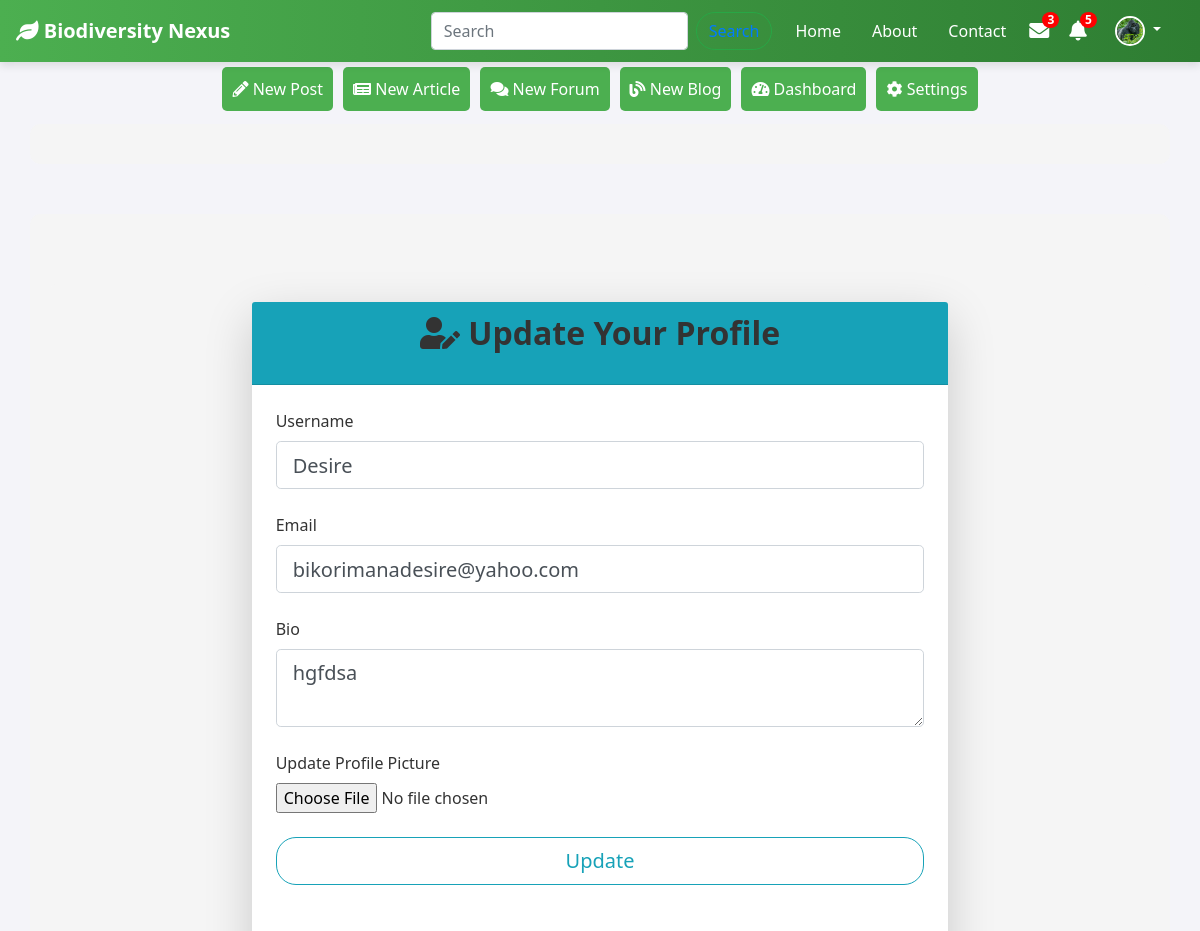
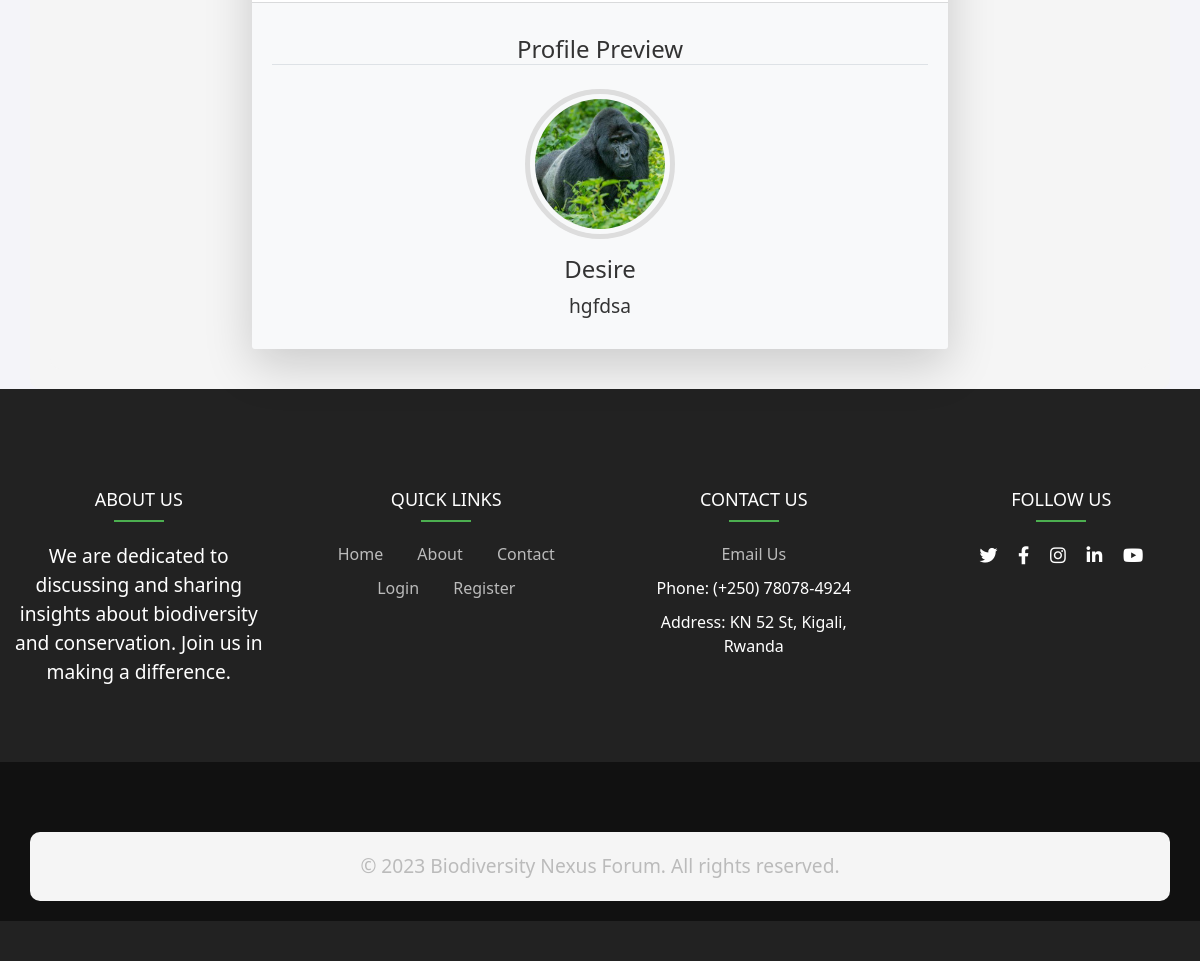
The app's page /update_profile (signed in) with its own data (2 pictures, top to bottom).
### app/models.py (models this page shows, shortened)
class User(db.Model, UserMixin):
    id = db.Column(db.Integer, primary_key=True)
    username = db.Column(db.String(20), unique=True, nullable=False)
    email = db.Column(db.String(120), unique=True, nullable=False)
    profile_image = db.Column(db.String(20), nullable=False, default='default.jpg')
    password = db.Column(db.String(60), nullable=False)
    posts = db.relationship('Post', backref='author', lazy=True)
    articles = db.relationship('Article', backref='author', lazy=True)
    bio = db.Column(db.String(140), nullable=True)
    forums = db.relationship('Forum', backref='author', lazy=True)      # Added for forums
    blogs = db.relationship('Blog', backref='author', lazy=True)
    followed = db.relationship(
        'User', secondary=follows,
        primaryjoin=(follows.c.follower_id == id),
        secondaryjoin=(follows.c.followed_id == id),
        backref=db.backref('followers', lazy='dynamic'), lazy='dynamic'
    )

### app/routes.py (the view)
@app.route("/update_profile", methods=['GET', 'POST'])
@login_required
def update_profile():
    form = UpdateProfileForm()
    if form.validate_on_submit():
        current_user.username = form.username.data
        current_user.email = form.email.data
        current_user.bio = form.bio.data
        if form.profile_image.data:
            profile_img = save_picture(form.profile_image.data)
            current_user.profile_image = profile_img
        db.session.commit()
        flash('Your account has been updated!', 'success')
        return redirect(url_for('user_profile', username=current_user.username))
    elif request.method == 'GET':
        form.username.data = current_user.username
        form.email.data = current_user.email
        form.bio.data = current_user.bio
    return render_template('update_profile.html', title='Update Profile', form=form)

### app/forms.py (shortened to what this page needs)
class UpdateProfileForm(FlaskForm):
    username = StringField('Username', validators=[DataRequired()])
    email = StringField('Email', validators=[DataRequired(), Email()])
    bio = TextAreaField('Bio')
    profile_image = FileField('Update Profile Picture', validators=[FileAllowed(['jpg', 'png'])])
    submit = SubmitField('Update')

### app/__init__.py (called while the page is built)
@login_manager.user_loader
def load_user(user_id):
    return models.User.query.get(int(user_id))

### app/templates/update_profile.html (shortened to what this page needs)
{% extends "base.html" %}
{% block content %}
<div class="container mt-5">
    <div class="row justify-content-center">
        <div class="col-md-8">
            <div class="card shadow-lg border-0 rounded-lg">
                <div class="card-header bg-info text-white text-center">
                    <h2><i class="fas fa-user-edit"></i> Update Your Profile</h2>
                </div>
                <div class="card-body p-4">
                    <form method="POST" action="" enctype="multipart/form-data">
                        <div class="form-group mb-4">
                            {{ form.username.label(class="form-control-label") }}
                            {{ form.username(class="form-control form-control-lg") }}
                        </div>
                        <div class="form-group mb-4">
                            {{ form.email.label(class="form-control-label") }}
                            {{ form.email(class="form-control form-control-lg") }}
                        </div>
                        <div class="form-group mb-4">
                            {{ form.bio.label(class="form-control-label") }}
                            {{ form.bio(class="form-control form-control-lg") }}
                        </div>
                        <div class="form-group mb-4">
                            {{ form.profile_image.label(class="form-control-label") }}
                            {{ form.profile_image(class="form-control-file") }}
                        </div>
                        <div class="form-group mb-4">
                            {{ form.submit(class="btn btn-outline-info btn-lg btn-block") }}
                        </div>
                    </form>
                </div>
                <div class="card-footer text-center bg-light">
                    <h3 class="border-bottom mb-4">Profile Preview</h3>
                    <div class="profile-preview">
                        <img id="profile-preview-img" class="rounded-circle profile-img mb-3" src="{{ url_for('static', filename='Profiles/' ~ current_user.profile_image) }}" alt="Profile Image" style="width: 150px; height: 150px;">
                        <h4>{{ form.username.data }}</h4>
                        <p>{{ form.bio.data }}</p>
                    </div>
                </div>
            </div>
        </div>
    </div>
</div>
{% endblock %}

### app/templates/base.html (shortened to what this page needs)
<!DOCTYPE html>
<html lang="en">
<head>
    <link rel="stylesheet" href="https://stackpath.bootstrapcdn.com/bootstrap/4.5.2/css/bootstrap.min.css">
    <link rel="stylesheet" href="https://cdnjs.cloudflare.com/ajax/libs/font-awesome/5.15.3/css/all.min.css">
    <link rel="stylesheet" href="{{ url_for('static', filename='css/style.css') }}">
    <link rel="stylesheet" href="{{ url_for('static', filename='css/about.css') }}">
    <link rel="stylesheet" href="{{ url_for('static', filename='css/contact.css') }}">
    <link rel="stylesheet" href="https://cdnjs.cloudflare.com/ajax/libs/font-awesome/5.15.4/css/all.min.css">
</head>
<body>
    <nav class="navbar navbar-expand-lg navbar-light">
        <a class="navbar-brand" href="{{ url_for('home') }}">
            <i class="fas fa-leaf"></i> Biodiversity Nexus
        </a>
        <div class="collapse navbar-collapse" id="navbarNav">
            <ul class="navbar-nav ml-auto align-items-center">
                <form class="form-inline my-2 my-lg-0">
                    <input class="form-control mr-sm-2" type="search" placeholder="Search" aria-label="Search">
                    <button class="btn btn-outline-success my-2 my-sm-0" type="submit" >
                       <a href="{{ url_for('search') }}">Search</a>
                    </button>
                </form>
                <li class="nav-item active">
                    <a class="nav-link" href="{{ url_for('home') }}">Home</a>
                </li>
                <li class="nav-item">
                    <a class="nav-link" href="{{ url_for('about') }}">About</a>
                </li>
                <li class="nav-item">
                    <a class="nav-link" href="{{ url_for('contact') }}">Contact</a>
                </li>
                <li class="nav-item">
                    <a href="{{ url_for('messages') }}" class="icon">
                        <i class="fas fa-envelope"></i>
                        <span class="badge">3</span>
                    </a>
                </li>
                <li class="nav-item">
                    <a href="{{ url_for('notifications') }}" class="icon">
                        <i class="fas fa-bell"></i>
                        <span class="badge">5</span>
                    </a>
                </li>
                {% if current_user.is_authenticated %}
                <li class="nav-item dropdown">
                    <a class="nav-link dropdown-toggle" href="#" id="profileDropdown" role="button" data-toggle="dropdown" aria-haspopup="true" aria-expanded="false">
                        <img id="profile-image" src="{{ url_for('static', filename='Profiles/' ~ current_user.profile_image) }}" alt="{{ current_user.username }}'s profile image">
                    </a>
                </li>
                {% endif %}
            </ul>
        </div>
    </nav>
    {% if current_user.is_authenticated %}
        <ul class="nav justify-content-center">
            <ul class="nav justify-content-center">
                <li class="nav-item">
                    <a class="nav-link" href="{{ url_for('new_post') }}">
                        <i class="fas fa-pencil-alt"></i> New Post
                    </a>
                </li>
                <li class="nav-item">
                    <a class="nav-link" href="{{ url_for('new_article') }}">
                        <i class="fas fa-newspaper"></i> New Article
                    </a>
                </li>
                <li class="nav-item">
                    <a class="nav-link" href="{{ url_for('new_forum') }}">
                        <i class="fas fa-comments"></i> New Forum
                    </a>
                </li>
                <li class="nav-item">
                    <a class="nav-link" href="{{ url_for('new_blog') }}">
                        <i class="fas fa-blog"></i> New Blog
                    </a>
            <li class="nav-item">
                <a class="nav-link" href="#">
                    <i class="fas fa-tachometer-alt"></i> Dashboard
                </a>
            </li>
            <li class="nav-item">
                <a class="nav-link" href="#">
                    <i class="fas fa-cog"></i> Settings
                </a>
            </li>
        </ul>
    {% endif %}
    <div class="container mt-2">
    </div>
    <div class="container">
        {% block content %}
        {% endblock %}
    </div>
    <footer class="text-center text-white">
        <div class="footer-top">
            <div class="footer-container">
                <div class="row">
                    <div class="col-md-3">
                        <h5>About Us</h5>
                        <p>We are dedicated to discussing and sharing insights about biodiversity and conservation. Join us in making a difference.</p>
                    </div>
                    <div class="col-md-3">
                        <h5>Quick Links</h5>
                        <ul>
                            <li><a href="{{ url_for('home') }}">Home</a></li>
                            <li><a href="{{ url_for('about') }}">About</a></li>
                            <li><a href="{{ url_for('contact') }}">Contact</a></li>
                            <li><a href="{{ url_for('login') }}">Login</a></li>
                            <li><a href="{{ url_for('register') }}">Register</a></li>
                        </ul>
                    </div>
                    <div class="col-md-3">
                        <h5>Contact Us</h5>
                        <ul>
                            <li><a href="mailto:biodiversitynexus@yahoo.com">Email Us</a></li>
                            <li>Phone: (+250) 78078-4924</li>
                            <li>Address: KN 52 St, Kigali, Rwanda</li>
                        </ul>
                    </div>
                    <div class="col-md-3">
                        <h5>Follow Us</h5>
                        <div class="social-icons">
                            <a href="https://twitter.com" class="text-white mx-2">
                                <i class="fab fa-twitter"></i>
                            </a>
                            <a href="https://facebook.com" class="text-white mx-2">
                                <i class="fab fa-facebook-f"></i>
                            </a>
                            <a href="https://instagram.com" class="text-white mx-2">
                                <i class="fab fa-instagram"></i>
                            </a>
                            <a href="https://linkedin.com" class="text-white mx-2">
                                <i class="fab fa-linkedin-in"></i>
                            </a>
                            <a href="https://youtube.com" class="text-white mx-2">
                                <i class="fab fa-youtube"></i>
                            </a>
                        </div>
                    </div>
                </div>
            </div>
        </div>
        <div class="footer-bottom">
            <div class="container">
                <p>&copy; 2023 Biodiversity Nexus Forum. All rights reserved.</p>
            </div>
        </div>
    </footer>
</body>
</html>

### app/static/css/style.css (style rules this page uses)
body { font-family: 'Arial', sans-serif; background-color: #f7f9fb; color: #2c3e50; }
.navbar { background: linear-gradient(to right, #4CAF50, #2E7D32); box-shadow: 0 4px 8px rgba(0, 0, 0, 0.1); }
.navbar-brand { font-weight: bold; color: #fff !important; }
.nav-item .nav-link { color: #fff !important; margin-right: 15px; font-weight: 500; }
.navbar-nav .form-inline { margin-right: 15px; }
#profile-image { width: 30px; height: 30px; object-fit: cover; border-radius: 50%; border: 2px solid #fff; transition: border-color 0.3s ease, transform 0.3s ease; }
#profile-preview-img { width: 140px; height: 140px; }
.icon { position: relative; font-size: 20px; color: #fff; margin-right: 20px; transition: transform 0.3s ease, color 0.3s ease; }
.icon .badge { position: absolute; top: -5px; right: -10px; background: red; color: white; border-radius: 50%; padding: 2px 5px; font-size: 12px; }
.footer-info, .newsletter, .social-icons { margin-top: 20px; }
.social-icons a { font-size: 20px; margin: 0 10px; color: #994d4d; transition: color 0.3s ease; }
.footer-info p, .newsletter h5, .social-icons { color: #bbb; }
footer { background-color: #222; padding: 40px 0; }
footer ul li { display: inline-block; margin: 0 15px; }
footer ul li a { color: #bbb; transition: color 0.3s ease; }
.nav .nav-link { padding: 10px; margin: 5px; background-color: #4CAF50; color: #fff; border-radius: 5px; transition: background-color 0.3s ease; }
.footer-top { padding: 60px 0; background: #222; }
.footer-top h5 { color: #fff; font-size: 18px; text-transform: uppercase; margin-bottom: 20px; position: relative; }
.footer-top h5::after { content: ''; width: 50px; height: 2px; background: #4CAF50; display: block; margin-top: 10px; margin-left: auto; margin-right: auto; }
.footer-top ul { list-style: none; padding: 0; }
.footer-top ul li { margin-bottom: 10px; }
.footer-top ul li a { color: #bbb; text-decoration: none; }
.footer-bottom { padding: 20px 0; background: #111; }
.footer-bottom p { margin: 0; color: #bbb; }
.social-icons a { font-size: 18px; margin: 0 10px; color: #bbb; transition: color 0.3s ease; }
.btn { border-radius: 20px; transition: background-color 0.3s ease; }
.shadow-lg { box-shadow: 0 1rem 3rem rgba(0, 0, 0, 0.175); }

### app/static/css/about.css (style rules this page uses)
.container { margin-top: 50px; }
h3 { font-size: 2rem; margin-top: 20px; }
p { font-size: 1.2rem; }

### app/static/css/contact.css (style rules this page uses)
.container { margin-top: 50px; }
.form-group { margin-bottom: 20px; }
h3 { font-size: 1.5rem; margin-top: 20px; }
p { font-size: 1.2rem; }
.profile-img { border: 5px solid #ddd; padding: 5px; border-radius: 50%; width: 150px; height: 150px; object-fit: cover; }
.card { border: none; border-radius: 10px; box-shadow: 0 4px 8px rgba(0, 0, 0, 0.1); }
.btn-block { border-radius: 20px; transition: background-color 0.3s ease; }
.container { background-color: #f5f5f5; padding: 20px; border-radius: 10px; }
h2 { color: #333; font-weight: bold; margin-bottom: 20px; }
.rounded-circle { border-radius: 50%; width: 40px; height: 40px; object-fit: cover; }

### app/templates/base.html (style rules this page uses)
body { font-family: 'Segoe UI', Tahoma, Geneva, Verdana, sans-serif; background-color: #f4f4f9; color: #333; }

### records on screen
User: profile_image (placeholder picture), username "Desire", email "bikorimanadesire@yahoo.com", bio "hgfdsa", username.data "Desire", bio.data "hgfdsa"
